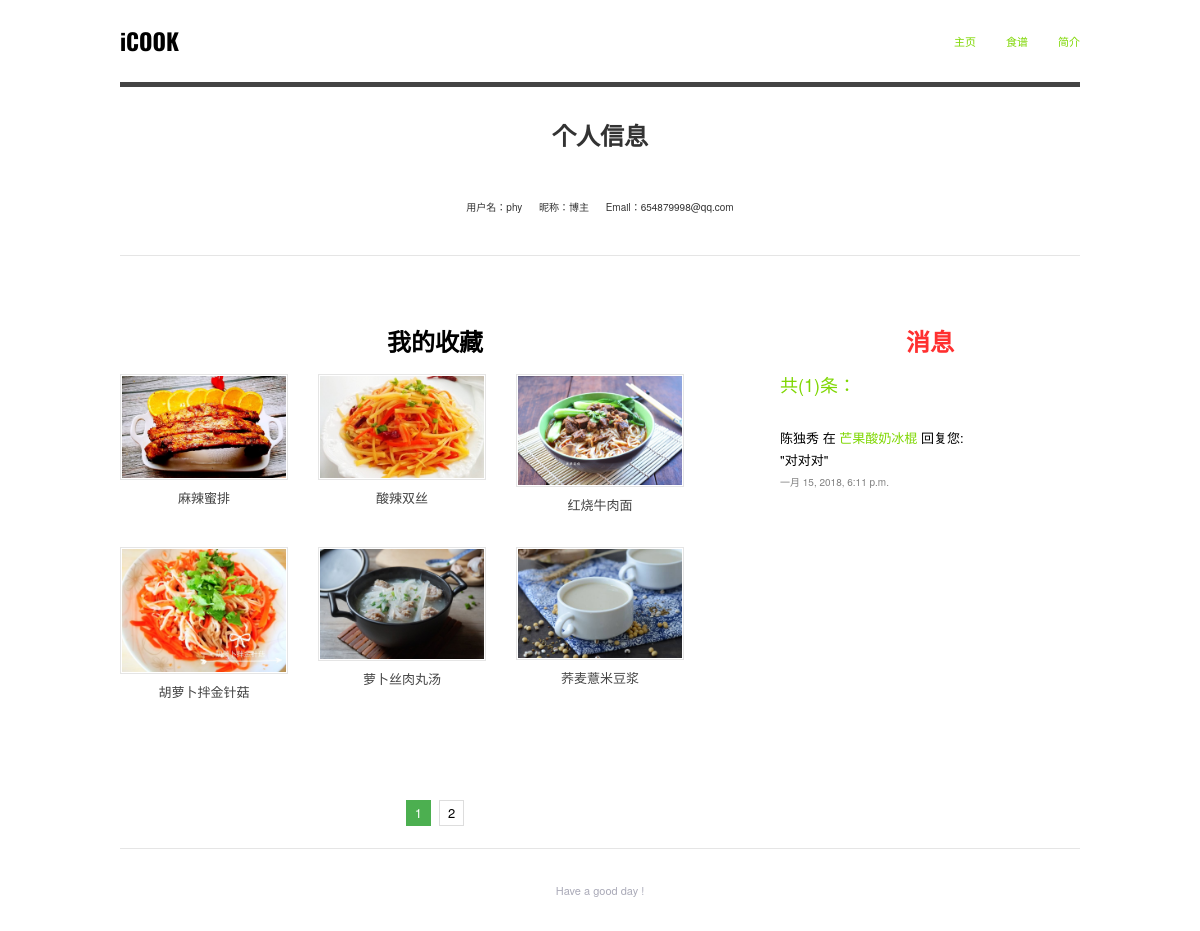
Screenshot of /user/ (signed in) with the database file from the repository.
### users/models.py (models this page shows, shortened)
class UserProfile(AbstractUser):
    nick_name = models.CharField(max_length=8,verbose_name='昵称')

### cook/models.py (models this page shows)
class Articles(models.Model):
    TYPE_CHOICES = (
        ('meet','肉类'),
        ('vegt','素食'),
        ('rice','主食'),
        ('cold','凉菜'),
        ('soup','汤'),
        ('drink','饮品'),
        ('else','其他'),
    )
    a_name=models.CharField(max_length=20,verbose_name='菜名')
    a_picture=models.ImageField(upload_to='a_img/',verbose_name='主图片')
    a_foodstuff=models.TextField(max_length=200,verbose_name='食材')
    a_time=models.DateTimeField('data published',default=datetime.now)
    a_type=models.CharField(max_length=5,choices=TYPE_CHOICES,verbose_name='分类')
    a_words=models.CharField(max_length=100,verbose_name='简介')
    a_shouchang = models.IntegerField(default=0,verbose_name='收藏量')
    class Meta:
        verbose_name='食谱'
        verbose_name_plural = verbose_name
    def __str__(self):
        return self.a_name

class UserReply(models.Model):
    from_who = models.ForeignKey(UserProfile,on_delete=models.CASCADE,related_name='from_who',verbose_name='From')
    to_who = models.ForeignKey(UserProfile,on_delete=models.CASCADE,related_name='to_who',verbose_name='To')
    comment = models.ForeignKey(Comment,on_delete=models.CASCADE,verbose_name='评论id')
    reply_text = models.TextField(max_length=500,verbose_name='回复内容')
    time = models.DateTimeField(default=datetime.now)
    readed = models.BooleanField(default=False,verbose_name='是否已读')
    class Meta:
        verbose_name='回复'
        verbose_name_plural = verbose_name

class Comment(models.Model):
    user = models.ForeignKey(UserProfile,on_delete=models.CASCADE,verbose_name='用户名')
    article = models.ForeignKey(Articles,on_delete=models.CASCADE,verbose_name='食谱名')
    comment_text = models.TextField(max_length=500,verbose_name='评论内容')
    time = models.DateTimeField(default=datetime.now)
    class Meta:
        verbose_name='评论'
        verbose_name_plural = verbose_name

### cook/views.py (the view, shortened to what this page needs)
# urls.py: path('user/',views.person,name='person'),
@login_required(login_url='login/')
def person(request):
    user = request.user
    favs = UserFavorate.objects.filter(user=user)
    all_fav_id = (x.fav_id for x in favs)
    all_reply = user.to_who.all().order_by('-time')
    all_fav = Articles.objects.filter(id__in=all_fav_id)
    for reply in all_reply:
        reply.readed = True
        reply.save()
    pages = Paginator(all_fav,6)
    page = request.GET.get('page','1')
    page1,page2,i=0,0,0
    pagex = int(page)
    if pages.num_pages <= 5:
        page1 = 1
    if pages.num_pages > 5:
        t = 1
    else:
        t = 2
    try:
        contacts = pages.get_page(page)
    except PageNotAnInteger:
        contacts = pages.get_page(1)
    except EmptyPage:
        contacts = pages.get_page(pages.num_pages)
    return render(request,'cook/person.html',{'all_fav':contacts,'page1':page1,'page2':page2,'i':i,'t':t,'all_reply':all_reply})

### cook/templates/cook/person.html (shortened to what this page needs)
<!DOCTYPE HTML>
<html lang="en">
{% load static %}
<head>
<link href="{% static 'cook/css/style.css' %}" rel="stylesheet" type="text/css">
<link href="{% static 'cook/css/responsive.css' %}" rel="stylesheet" type="text/css">
</head>
<body>
<div id="box">
	<div class="container">
<div class="columns one">
	<div id="header">
    	<div id="logo"><a href="{% url 'cook:index' %}">iCOOK</a></div>
        <ul class="menu">
        	<li><a href="{% url 'cook:index' %}">主页</a></li>
            <li><a href="{% url 'cook:recipes' 'all' %}">食谱</a></li>
            <li><a href="{% url 'cook:about' %}">简介</a></li>
        </ul>
      <br>
    </div>
</div>
<div class="hint columns one" >
    <h2 align="center">个人信息</h2><br>
        <p style="font-size: 10px" align="center">用户名：{{ user.username }}&nbsp;&nbsp;&nbsp;&nbsp;&nbsp;
        昵称：{{ user.nick_name }}&nbsp;&nbsp;&nbsp;&nbsp;&nbsp;
        Email：{{ user.email }}</p>
</div>
<br><br>
<div class="columns two-thirds">
<h2 align="center">我的收藏</h2><br>
<div class="recipes">
{% if all_fav %}
    {% for fav in all_fav %}
    <div class="columns five">
        <div class="image"><a href="{% url 'cook:single' fav.id %}"><img src="{{ MEDIA_URL }}{{ fav.a_picture }}" alt="salad" /></a></div>
        <h2><a href="{% url 'cook:single' fav.id %}">{{ fav.a_name }}</a></h2>
    </div>
    {% endfor %}
{% else %}
    <p align="center">您还没有收藏</p>
{% endif %}
</div>
<br><br><br>
<div class="center">
    <ul class="pagin">
        {% ifequal page1 1 %}
            {% for apage in all_fav.paginator.page_range %}
                <li><a {% ifequal apage all_fav.number %} class="active" {% endifequal %} href="?page={{ apage }}">{{ apage }}</a></li>
            {% endfor %}
        {% endifequal %}
    </ul>
    <br><br>
</div></div>
<div class="columns one-third_last sidebar">
<div class="title"><h2 align="center">消息</h2></div>
    <h4>共({{ all_reply.count }})条：</h4>
    {% for reply in all_reply %}
        <p>{{ reply.from_who.nick_name }}&nbsp;在&nbsp;<a href="{% url 'cook:single' reply.comment.article.id %}">{{ reply.comment.article }}</a>&nbsp;回复您:<br>"{{ reply.reply_text }}"</p>
        <p style="font-size: 10px;color: grey">{{ reply.time }}</p>
        <br><br>
    {% endfor %}
</div>
<br>
<div id="footer">
<p> Have a good day ! </p>
</div>
	</div>
</div>
</body>
</html>

### cook/static/cook/css/style.css (style rules this page uses)
* { margin:0px; padding:0px; border:0px; vertical-align:top; text-decoration:none; outline:none; }
a { color:#7fd703; }
body { background:#fff; font-size:13px; line-height:22px; font-family: 'Helvetica Neue', Helvetica,'Bitter', serif; }
#box { background: #fff; max-width: 1040px; margin-left: auto; margin-right: auto; }
#header { border-bottom:5px solid #444; padding-bottom:30px; padding-top:30px; }
.hint { padding:30px 0px; color:#333; font-size:24px; line-height:36px; text-align:center; border-bottom:1px solid #e5e5e5; margin-bottom:30px; }
#logo { float:left; }
#logo a { color:#000; font-family: 'Oswald', sans-serif; font-weight:700; font-size:23px; }
.menu { float:right; }
.menu li { list-style:none; float:left; margin-left:30px; }
.menu li a { text-transform:uppercase; font-size:11px; }
a.active { color:#444; }
.recipes h2 { margin-top:5px; font-size:13px; text-align:center; line-height:25px; font-weight:normal; text-transform:uppercase; margin-bottom:30px; height: 25px; overflow: hidden; }
.recipes a { color:#444; }
.recipes { overflow: hidden; margin-right: -30px; position: relative; clear: both; }
#footer { border-top:1px solid #e5e5e5; padding-top:30px; padding-bottom:30px; text-align:center; color:#aaaab8; font-size:11px; }
.title { color:#FF3030; text-transform:uppercase; margin-bottom:20px; }
.image { padding:1px; border:1px solid #e5e5e5; }
h4 { color:#7fd703; margin-top:10px; margin-bottom:30px; font-size:15px; line-height:25px; font-weight:normal; text-transform:uppercase; }
.pagin { display: inline-block; padding: 0; margin: 0; }
.pagin li { display: inline; }
.pagin li a { color: black; float: left; padding: 1px 8px; text-decoration: none; transition: background-color .3s; border: 1px solid #ddd; margin: 0 4px; }
.pagin li a.active { background-color: #4CAF50; color: white; border: 1px solid #4CAF50; }
.center { text-align: center; }

### cook/static/cook/css/responsive.css (style rules this page uses)
.container { position: relative; width: 960px; margin: 0px auto; padding: 0px; }
.container .column, .container .columns { float: left; display: inline; }
.container .one.columns { width: 960px; }
.container .five.columns { width: 168px; }
.container .two.columns, .container .three.columns, .container .four.columns, .container .five.columns, .container .six.columns, .container .one-third.columns, .container .two-thirds.columns, .container .one-fourth.columns, .container .three-fourths.columns, .container .one-fifth.columns, .container .two-fifths.columns, .container .two-fifths.columns, .container .three-fifths.columns, .container .four-fifths.columns, .container .one-sixth.columns, .container .two-sixths.columns, .container .three-sixths.columns, .container .four-sixths.columns, .container .five-sixths.columns { margin-right:30px; }
.container .one-third_last.columns { width: 300px; }
.container .two-thirds.columns { width: 630px; }
.container .one.columns img, .container .two.columns img, .container .three.columns img, .container .four.columns img, .container .five.columns img, .container .six.columns img, .container .one-third.columns img, .container .two-thirds.columns img, .container .one-fourth.columns img, .container .three-fourths.columns img, .container .one-fifth.columns img, .container .two-fifths.columns img, .container .three-fifths.columns img, .container .four-fifths.columns img, .container .one-sixth.columns img, .container .two-sixths.columns img, .container .three-sixths.columns img, .container .four-sixths.columns img, .container .five-sixths.columns img, .container .two_last.columns img, .container .three_last.columns img, .container .four_last.columns img, .container .five_last.columns img, .container .six_last.columns img, .container .one-third_last.columns img, .container .two-thirds_last.columns img, .container .one-fourth_last.columns img, .container .three-fourths_last.columns img, .container .one-fifth_last.columns img, .container .two-fifths_last.columns img, .container .three-fifths_last.columns img, .container .four-fifths_last.columns img, .container .one-sixth_last.columns img, .container .two-sixths_last.columns img, .container .three-sixths_last.columns img, .container .four-sixths_last.columns img, .container .five-sixths_last.columns img { max-width: 100% !important; height:auto !important; }
h2 { font-size:24px; }
h4 { font-size:18px; }
.container:after { content: "\0020"; display: block; height: 0; clear: both; visibility: hidden; }

### rows the page displays
UserProfile: username "phy", nick_name "博主", email "654879998@qq.com"
Articles: a_picture (picture), a_name "麻辣蜜排"
Articles: a_picture (picture), a_name "酸辣双丝"
Articles: a_picture (picture), a_name "红烧牛肉面"
Articles: a_picture (picture), a_name "胡萝卜拌金针菇"
Articles: a_picture (picture), a_name "萝卜丝肉丸汤"
Articles: a_picture (picture), a_name "荞麦薏米豆浆"
UserReply: from_who.nick_name "陈独秀", comment.article "芒果酸奶冰棍", reply_text "对对对", time "一月 15, 2018, 6:11 p.m."

### other values shown
{{ apage }} "1" "2"
{{ all_reply.count }} "1"
